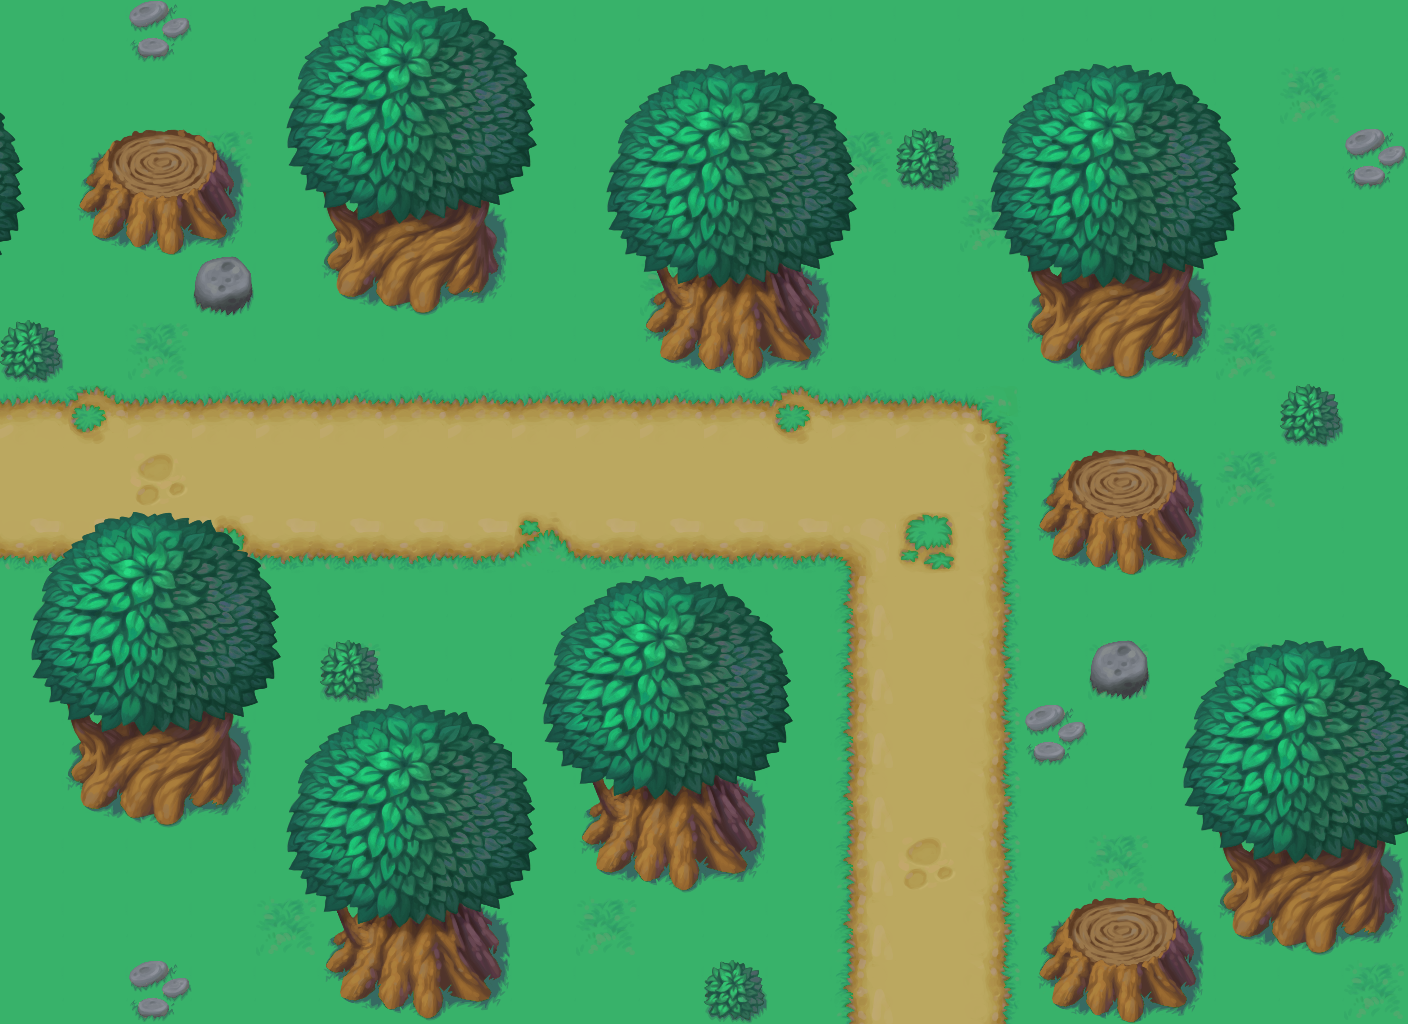

The image is a tile-based game level rendered from a .tmx file. Its description and complete source (layers, tilesets, objects, tile grids) follow:
An orthogonal 22x16 tile map with 64x64 px tiles, 4 tile layers (Ground, Deco, Obsticle, TopOfTree) and 22 objects.

<map version="1.4" tiledversion="1.4.3" orientation="orthogonal" renderorder="right-down" width="22" height="16" tilewidth="64" tileheight="64" infinite="0" nextlayerid="6" nextobjectid="26">
 <tileset firstgid="1" source="Grassland Color 3@64x64.tsx" />
 <layer id="1" name="Ground" width="22" height="16">
  <data encoding="csv">
18,18,18,18,18,18,18,18,18,18,18,18,18,18,18,18,18,18,18,18,18,18,
18,18,18,18,18,20,18,18,18,18,18,18,18,18,18,18,18,18,18,18,20,18,
18,18,18,20,18,18,18,18,18,18,18,18,18,20,18,18,18,18,18,18,18,18,
18,18,18,18,18,18,18,18,18,18,18,18,18,18,18,20,18,18,18,18,18,18,
18,18,18,18,18,18,18,18,18,18,20,18,18,18,18,18,18,18,18,18,18,18,
18,18,20,18,18,18,18,18,18,18,18,18,18,18,18,18,18,18,18,20,18,18,
2,3,2,2,2,2,2,2,2,2,2,2,3,2,2,5,18,18,18,18,18,18,
51,51,50,51,51,51,51,51,51,51,51,51,51,51,51,21,18,18,18,20,18,18,
68,68,68,67,68,68,68,68,66,68,68,68,68,7,52,21,18,18,18,18,18,18,
18,18,18,18,18,18,18,18,18,18,18,18,18,49,51,21,18,18,18,18,18,18,
18,18,18,18,18,20,18,18,18,18,18,20,18,49,51,21,18,20,18,20,18,18,
18,18,20,18,18,18,18,18,18,18,18,18,18,49,51,21,18,18,18,18,18,18,
18,18,18,18,18,18,18,18,18,18,18,18,18,49,51,21,18,18,18,18,18,18,
18,18,18,18,18,18,18,18,18,18,18,18,18,49,50,21,18,20,18,18,18,18,
18,18,18,18,20,18,18,18,18,20,18,18,18,49,51,21,18,18,18,18,18,18,
18,18,18,18,18,18,18,18,18,18,18,18,18,49,51,21,18,18,18,18,18,20
</data>
 </layer>
 <layer id="2" name="Deco" width="22" height="16">
  <data encoding="csv">
0,0,34,0,0,0,0,0,0,0,0,0,0,0,0,0,0,0,0,0,0,0,
0,0,0,0,0,0,0,0,0,0,0,0,0,0,0,0,0,0,0,0,0,0,
0,0,0,0,0,0,0,0,0,0,0,0,0,0,0,0,0,0,0,0,0,34,
0,0,0,0,0,0,0,0,0,0,0,0,0,0,0,0,0,0,0,0,0,0,
0,0,0,0,0,0,0,0,0,0,0,0,0,0,0,0,0,0,0,0,0,0,
0,0,0,0,0,0,0,0,0,0,0,0,0,0,0,0,0,0,0,0,0,0,
0,0,0,0,0,0,0,0,0,0,0,0,0,0,0,0,0,0,0,0,0,0,
0,0,0,0,0,0,0,0,0,0,0,0,0,0,0,0,0,0,0,0,0,0,
0,0,0,0,0,0,0,0,0,0,0,0,0,0,0,0,0,0,0,0,0,0,
0,0,0,0,0,0,0,0,0,0,0,0,0,0,0,0,0,0,0,0,0,0,
0,0,0,0,0,0,0,0,0,0,0,0,0,0,0,0,0,0,0,0,0,0,
0,0,0,0,0,0,0,0,0,0,0,0,0,0,0,0,34,0,0,0,0,0,
0,0,0,0,0,0,0,0,0,0,0,0,0,0,0,0,0,0,0,0,0,0,
0,0,0,0,0,0,0,0,0,0,0,0,0,0,0,0,0,0,0,0,0,0,
0,0,0,0,0,0,0,0,0,0,0,0,0,0,0,0,0,0,0,0,0,0,
0,0,34,0,0,0,0,0,0,0,0,0,0,0,0,0,0,0,0,0,0,0
</data>
 </layer>
 <layer id="3" name="Obsticle" width="22" height="16">
  <data encoding="csv">
0,0,0,0,0,0,0,0,0,0,0,0,0,0,0,0,0,0,0,0,0,0,
0,0,0,0,0,0,0,0,0,0,0,0,0,0,0,0,0,0,0,0,0,0,
0,230,231,232,0,0,0,0,0,0,0,0,0,0,116,0,0,0,0,0,0,0,
0,246,247,248,0,226,227,228,0,0,0,0,0,0,0,0,0,0,0,0,0,0,
0,0,0,115,0,242,243,244,0,0,200,201,202,0,0,0,226,227,228,0,0,0,
116,0,0,0,0,0,0,0,0,0,216,217,218,0,0,0,242,243,244,0,0,0,
0,0,0,0,0,0,0,0,0,0,0,0,0,0,0,0,0,0,0,0,116,0,
0,0,0,0,0,0,0,0,0,0,0,0,0,0,0,0,230,231,232,0,0,0,
0,0,0,0,0,0,0,0,0,0,0,0,0,0,0,0,246,247,248,0,0,0,
0,0,0,0,0,0,0,0,0,0,0,0,0,0,0,0,0,0,0,0,0,0,
0,0,0,0,0,116,0,0,0,0,0,0,0,0,0,0,0,115,0,0,0,0,
0,226,227,228,0,0,0,0,0,0,0,0,0,0,0,0,0,0,0,0,0,0,
0,242,243,244,0,0,0,0,0,200,201,202,0,0,0,0,0,0,0,0,0,0,
0,0,0,0,0,0,0,0,0,216,217,218,0,0,0,0,0,0,0,226,227,228,
0,0,0,0,0,200,201,202,0,0,0,0,0,0,0,0,230,231,232,242,243,244,
0,0,0,0,0,216,217,218,0,0,0,116,0,0,0,0,246,247,248,0,0,0
</data>
 </layer>
 <layer id="4" name="TopOfTree" width="22" height="16">
  <data encoding="csv">
0,0,0,0,177,178,179,180,181,0,0,0,0,0,0,0,0,0,0,0,0,0,
181,0,0,0,193,194,195,196,197,177,178,179,180,181,0,177,178,179,180,181,0,0,
197,0,0,0,209,210,211,212,213,193,194,195,196,197,0,193,194,195,196,197,0,0,
213,0,0,0,0,0,0,0,0,209,210,211,212,213,0,209,210,211,212,213,0,0,
0,0,0,0,0,0,0,0,0,0,0,0,0,0,0,0,0,0,0,0,0,0,
0,0,0,0,0,0,0,0,0,0,0,0,0,0,0,0,0,0,0,0,0,0,
0,0,0,0,0,0,0,0,0,0,0,0,0,0,0,0,0,0,0,0,0,0,
0,0,0,0,0,0,0,0,0,0,0,0,0,0,0,0,0,0,0,0,0,0,
177,178,179,180,181,0,0,0,0,0,0,0,0,0,0,0,0,0,0,0,0,0,
193,194,195,196,197,0,0,0,177,178,179,180,181,0,0,0,0,0,0,0,0,0,
209,210,211,212,213,0,0,0,193,194,195,196,197,0,0,0,0,0,177,178,179,180,
0,0,0,0,177,178,179,180,209,210,211,212,213,0,0,0,0,0,193,194,195,196,
0,0,0,0,193,194,195,196,197,0,0,0,0,0,0,0,0,0,209,210,211,212,
0,0,0,0,209,210,211,212,213,0,0,0,0,0,0,0,0,0,0,0,0,0,
0,0,0,0,0,0,0,0,0,0,0,0,0,0,0,0,0,0,0,0,0,0,
0,0,0,0,0,0,0,0,0,0,0,0,0,0,0,0,0,0,0,0,0,0
</data>
 </layer>
 <objectgroup id="5" name="Obsticleas">
  <object id="1" x="319" y="168">
   <polygon points="0,0 192,1 191.333,69 178.333,105.667 161.667,129 141.667,139 115.667,146.333 103.333,149 75,145.333 63.3333,141.333 26,133.667 16,127.333 7,99.3333 1,57.3333" />
  </object>
  <object id="2" x="641" y="232">
   <polygon points="0,0 192,1 191.333,69 178.333,105.667 161.667,129 141.667,139 115.667,146.333 103.333,149 75,145.333 63.3333,141.333 26,133.667 16,127.333 7,99.3333 1,57.3333" />
  </object>
  <object id="3" x="62" y="680">
   <polygon points="0,0 192,1 191.333,69 178.333,105.667 161.667,129 141.667,139 115.667,146.333 103.333,149 75,145.333 63.3333,141.333 26,133.667 16,127.333 7,99.3333 1,57.3333" />
  </object>
  <object id="4" x="321" y="877">
   <polygon points="0,0 192,1 191.333,69 178.333,105.667 161.667,129 141.667,139 115.667,146.333 103.333,149 75,145.333 63.3333,141.333 26,133.667 16,127.333 7,99.3333 1,57.3333" />
  </object>
  <object id="5" x="576" y="749">
   <polygon points="0,0 192,1 191.333,69 178.333,105.667 161.667,129 141.667,139 115.667,146.333 103.333,149 75,145.333 63.3333,141.333 26,133.667 16,127.333 7,99.3333 1,57.3333" />
  </object>
  <object id="6" x="1213" y="807">
   <polygon points="0,0 192,1 191.333,69 178.333,105.667 161.667,129 141.667,139 115.667,146.333 103.333,149 75,145.333 63.3333,141.333 26,133.667 16,127.333 7,99.3333 1,57.3333" />
  </object>
  <object id="7" x="1022" y="235">
   <polygon points="0,0 192,1 191.333,69 178.333,105.667 161.667,129 141.667,139 115.667,146.333 103.333,149 75,145.333 63.3333,141.333 26,133.667 16,127.333 7,99.3333 1,57.3333" />
  </object>
  <object id="10" x="128" y="128">
   <polygon points="0,0 63,1 83,10 98,28 106,54 107,75 107,84 96,108 71,120 40,125 5,117 -30,110 -49,81 -44,54 -34,29" />
  </object>
  <object id="11" x="1087" y="449">
   <polygon points="0,0 63,1 83,10 98,28 106,54 107,75 107,84 96,108 71,120 40,125 5,117 -30,110 -49,81 -44,54 -34,29" />
  </object>
  <object id="12" x="1087" y="897">
   <polygon points="0,0 63,1 83,10 98,28 106,54 107,75 107,84 96,108 71,120 40,125 5,117 -30,110 -49,81 -44,54 -34,29" />
  </object>
  <object id="13" x="194" y="250" width="60" height="64" />
  <object id="14" x="0" y="316" width="62" height="66" />
  <object id="15" x="320" y="638" width="60" height="64" />
  <object id="16" x="702" y="958" width="60" height="62" />
  <object id="17" x="1088" y="638" width="58" height="60" />
  <object id="18" x="1278" y="382" width="64" height="64" />
  <object id="19" x="896" y="126" width="60" height="64" />
  <object id="20" x="2" y="-48" width="1406" height="44" />
  <object id="21" x="126" y="-6" width="60" height="1028" />
  <object id="23" x="-4" y="1020" width="1414" height="126" />
  <object id="24" x="1406" y="-50" width="52" height="1202" />
  <object id="25" x="1422" y="1226" />
 </objectgroup>
</map>
